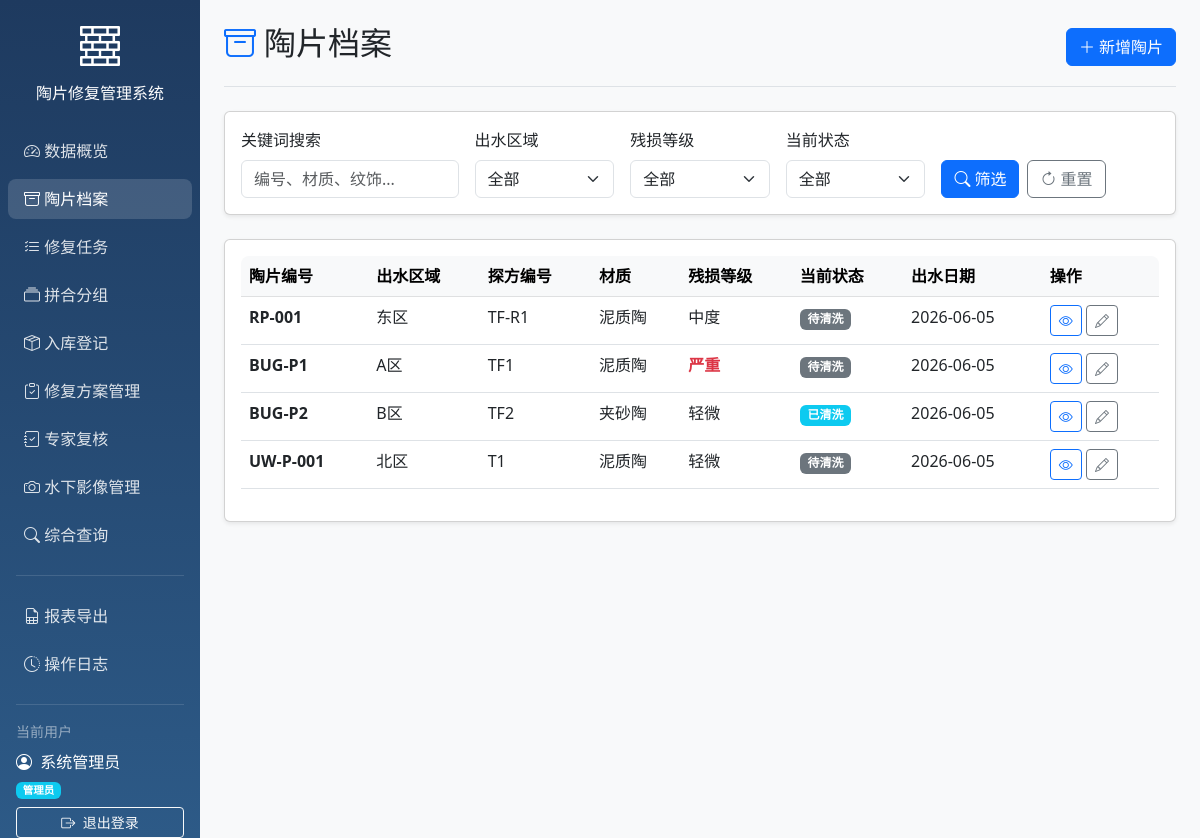
/potteries (signed in), run on the app's committed database.
### models/models.py (models this page shows)
class User(Base):
    __tablename__ = "users"
    id = Column(Integer, primary_key=True, index=True)
    username = Column(String, unique=True, index=True)
    hashed_password = Column(String)
    full_name = Column(String)
    role = Column(String, default="修复员")
    created_at = Column(DateTime(timezone=True), server_default=func.now())
    assigned_tasks = relationship("RepairTask", foreign_keys="RepairTask.assignee_id", back_populates="assignee")
    created_tasks = relationship("RepairTask", foreign_keys="RepairTask.creator_id", back_populates="creator")
    operation_logs = relationship("OperationLog", back_populates="user")

class Pottery(Base):
    __tablename__ = "potteries"
    id = Column(Integer, primary_key=True, index=True)
    pottery_number = Column(String, unique=True, index=True)
    water_area = Column(String)
    trench_number = Column(String)
    material = Column(String)
    decoration_description = Column(Text)
    damage_level = Column(String)
    current_status = Column(String)
    recovery_date = Column(Date)
    created_at = Column(DateTime(timezone=True), server_default=func.now())
    updated_at = Column(DateTime(timezone=True), onupdate=func.now())
    is_locked = Column(Boolean, default=False)
    cleaning_records = relationship("CleaningRecord", back_populates="pottery")
    pottery_groups = relationship("PotteryGroupMember", back_populates="pottery")
    storage_record = relationship("StorageRecord", uselist=False, back_populates="pottery")
    images = relationship("PotteryImage", back_populates="pottery", cascade="all, delete-orphan")
    repair_tasks = relationship("RepairTask", back_populates="pottery")

### main.py (the view)
@app.get("/potteries", response_class=HTMLResponse)
async def list_potteries(
    request: Request,
    current_user: User = Depends(get_current_user),
    db: Session = Depends(get_db),
    keyword: Optional[str] = None,
    water_area: Optional[str] = None,
    damage_level: Optional[str] = None,
    current_status: Optional[str] = None
):
    query = db.query(Pottery)
    if keyword:
        query = query.filter(or_(
            Pottery.pottery_number.contains(keyword),
            Pottery.decoration_description.contains(keyword),
            Pottery.material.contains(keyword)
        ))
    if water_area:
        query = query.filter(Pottery.water_area == water_area)
    if damage_level:
        query = query.filter(Pottery.damage_level == damage_level)
    if current_status:
        query = query.filter(Pottery.current_status == current_status)
    potteries = query.order_by(Pottery.created_at.desc()).all()
    water_areas = [r[0] for r in db.query(Pottery.water_area).distinct().all() if r[0]]
    return templates.TemplateResponse("potteries.html", {
        "request": request,
        "current_user": current_user,
        "potteries": potteries,
        "keyword": keyword,
        "water_area": water_area,
        "damage_level": damage_level,
        "current_status": current_status,
        "water_areas": water_areas
    })

### templates/potteries.html (shortened to what this page needs)
{% extends "base.html" %}
{% block body %}
<div class="container-fluid">
    <div class="row">
        {% include "sidebar.html" %}
        <main class="col-md-9 ms-sm-auto col-lg-10 px-md-4 main-content">
            <div class="d-flex justify-content-between flex-wrap flex-md-nowrap align-items-center pt-4 pb-3 mb-4 border-bottom">
                <h1 class="h2">
                    <i class="bi bi-archive text-primary me-2"></i>陶片档案
                </h1>
                <div class="btn-toolbar mb-2 mb-md-0">
                    <a href="/potteries/add" class="btn btn-primary">
                        <i class="bi bi-plus-lg me-1"></i>新增陶片
                    </a>
                </div>
            </div>
            <div class="card shadow-sm mb-4">
                <div class="card-body">
                    <form method="GET" class="row g-3">
                        <div class="col-md-3">
                            <label class="form-label">关键词搜索</label>
                            <input type="text" class="form-control" name="keyword" value="{{ keyword or '' }}" placeholder="编号、材质、纹饰...">
                        </div>
                        <div class="col-md-2">
                            <label class="form-label">出水区域</label>
                            <select class="form-select" name="water_area">
                                <option value="">全部</option>
                            </select>
                        </div>
                        <div class="col-md-2">
                            <label class="form-label">残损等级</label>
                            <select class="form-select" name="damage_level">
                                <option value="">全部</option>
                            </select>
                        </div>
                        <div class="col-md-2">
                            <label class="form-label">当前状态</label>
                            <select class="form-select" name="current_status">
                                <option value="">全部</option>
                            </select>
                        </div>
                        <div class="col-md-3 d-flex align-items-end">
                            <button type="submit" class="btn btn-primary me-2">
                                <i class="bi bi-search me-1"></i>筛选
                            </button>
                            <a href="/potteries" class="btn btn-outline-secondary">
                                <i class="bi bi-arrow-clockwise me-1"></i>重置
                            </a>
                        </div>
                    </form>
                </div>
            </div>
            <div class="card shadow-sm">
                <div class="card-body">
                    <div class="table-responsive">
                        <table class="table table-hover">
                            <thead class="table-light">
                                <tr>
                                    <th>陶片编号</th>
                                    <th>出水区域</th>
                                    <th>探方编号</th>
                                    <th>材质</th>
                                    <th>残损等级</th>
                                    <th>当前状态</th>
                                    <th>出水日期</th>
                                    <th>操作</th>
                                </tr>
                            </thead>
                            <tbody>
                                {% for p in potteries %}
                                <tr>
                                    <td><strong>{{ p.pottery_number }}</strong></td>
                                    <td>{{ p.water_area }}</td>
                                    <td>{{ p.trench_number }}</td>
                                    <td>{{ p.material }}</td>
                                    <td>
                                        {% if p.damage_level == '严重' %}
                                        <span class="damage-severe">{{ p.damage_level }}</span>
                                        {% else %}
                                        {{ p.damage_level }}
                                        {% endif %}
                                    </td>
                                    <td>
                                        {% if p.current_status == '已入库' %}
                                        <span class="badge bg-success">{{ p.current_status }}</span>
                                        {% elif p.current_status == '已清洗' %}
                                        <span class="badge bg-info">{{ p.current_status }}</span>
                                        {% else %}
                                        <span class="badge bg-secondary">{{ p.current_status }}</span>
                                        {% endif %}
                                    </td>
                                    <td>{{ p.recovery_date }}</td>
                                    <td>
                                        <a href="/potteries/{{ p.id }}" class="btn btn-sm btn-outline-primary">
                                            <i class="bi bi-eye"></i>
                                        </a>
                                        <a href="/potteries/{{ p.id }}/edit" class="btn btn-sm btn-outline-secondary">
                                            <i class="bi bi-pencil"></i>
                                        </a>
                                    </td>
                                </tr>
                                {% endfor %}
                            </tbody>
                        </table>
                    </div>
                </div>
            </div>
        </main>
    </div>
</div>
{% endblock %}

### templates/sidebar.html
<div class="sidebar col-md-3 col-lg-2 d-md-block p-0">
    <div class="position-sticky pt-3">
        <div class="text-center mb-4 px-3">
            <i class="bi bi-bricks text-white" style="font-size: 2.5rem;"></i>
            <h6 class="text-white mt-2 mb-0">陶片修复管理系统</h6>
        </div>
        <ul class="nav flex-column">
            <li class="nav-item">
                <a class="nav-link {% if request.url.path == '/' %}active{% endif %}" href="/">
                    <i class="bi bi-speedometer2"></i>
                    数据概览
                </a>
            </li>
            <li class="nav-item">
                <a class="nav-link {% if '/potteries' in request.url.path %}active{% endif %}" href="/potteries">
                    <i class="bi bi-archive"></i>
                    陶片档案
                </a>
            </li>
            <li class="nav-item">
                <a class="nav-link {% if '/tasks' in request.url.path %}active{% endif %}" href="/tasks">
                    <i class="bi bi-list-check"></i>
                    修复任务
                </a>
            </li>
            <li class="nav-item">
                <a class="nav-link {% if '/groups' in request.url.path %}active{% endif %}" href="/groups">
                    <i class="bi bi-collection"></i>
                    拼合分组
                </a>
            </li>
            <li class="nav-item">
                <a class="nav-link {% if '/storage' in request.url.path %}active{% endif %}" href="/storage">
                    <i class="bi bi-box-seam"></i>
                    入库登记
                </a>
            </li>
            <li class="nav-item">
                <a class="nav-link {% if '/repair_plans' in request.url.path %}active{% endif %}" href="/repair_plans">
                    <i class="bi bi-clipboard-check"></i>
                    修复方案管理
                </a>
            </li>
            <li class="nav-item">
                <a class="nav-link {% if '/reviews' in request.url.path %}active{% endif %}" href="/reviews">
                    <i class="bi bi-journal-check"></i>
                    专家复核
                </a>
            </li>
            <li class="nav-item">
                <a class="nav-link {% if '/underwater_images' in request.url.path %}active{% endif %}" href="/underwater_images">
                    <i class="bi bi-camera"></i>
                    水下影像管理
                </a>
            </li>
            <li class="nav-item">
                <a class="nav-link {% if '/search' in request.url.path %}active{% endif %}" href="/search">
                    <i class="bi bi-search"></i>
                    综合查询
                </a>
            </li>
        </ul>
        <hr class="text-white-50 mx-3">
        <ul class="nav flex-column">
            <li class="nav-item">
                <a class="nav-link {% if '/reports' in request.url.path %}active{% endif %}" href="/reports">
                    <i class="bi bi-file-earmark-spreadsheet"></i>
                    报表导出
                </a>
            </li>
            <li class="nav-item">
                <a class="nav-link {% if '/logs' in request.url.path %}active{% endif %}" href="/logs">
                    <i class="bi bi-clock-history"></i>
                    操作日志
                </a>
            </li>
        </ul>
        <hr class="text-white-50 mx-3">
        <div class="px-3">
            <div class="text-white-50 small mb-2">当前用户</div>
            <div class="text-white mb-1">
                <i class="bi bi-person-circle me-1"></i>
                {{ current_user.full_name or current_user.username }}
            </div>
            <div class="text-white-50 small mb-2">
                <span class="badge bg-info">{{ current_user.role }}</span>
            </div>
            <a href="/logout" class="btn btn-outline-light btn-sm w-100">
                <i class="bi bi-box-arrow-right me-1"></i>
                退出登录
            </a>
        </div>
    </div>
</div>

### templates/base.html (style rules this page uses)
.sidebar { min-height: 100vh; background: linear-gradient(180deg, #1e3a5f 0%, #2d5a87 100%); }
.sidebar .nav-link { color: rgba(255,255,255,0.85); border-radius: 8px; margin: 4px 8px; transition: all 0.2s; }
.sidebar .nav-link:hover, .sidebar .nav-link.active { color: white; background: rgba(255,255,255,0.15); }
.sidebar .nav-link i { width: 24px; }
.main-content { background-color: #f8f9fa; min-height: 100vh; }
.damage-severe { color: #dc3545; font-weight: 600; }
.table-responsive { border-radius: 8px; }

### data on the page
User: full_name "系统管理员", role "管理员"
Pottery: pottery_number "RP-001", water_area "东区", trench_number "TF-R1", material "泥质陶", damage_level "中度", current_status "待清洗", recovery_date "2026-06-05"
Pottery: pottery_number "BUG-P1", water_area "A区", trench_number "TF1", material "泥质陶", damage_level "严重", current_status "待清洗", recovery_date "2026-06-05"
Pottery: pottery_number "BUG-P2", water_area "B区", trench_number "TF2", material "夹砂陶", damage_level "轻微", current_status "已清洗", recovery_date "2026-06-05"
Pottery: pottery_number "UW-P-001", water_area "北区", trench_number "T1", material "泥质陶", damage_level "轻微", current_status "待清洗", recovery_date "2026-06-05"
